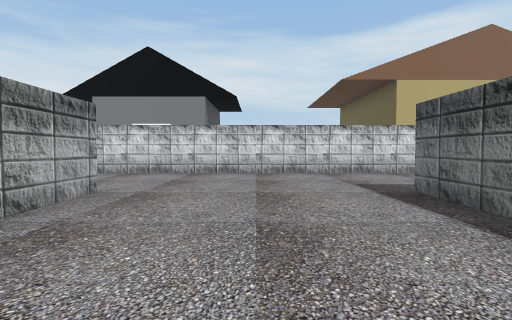
View 1 (above)

22 first-person views from a walk through a 3-D level made in the Unity game engine. The camera is 1.2 m above the floor, tilts 2° down and sees 85° across. The floor is counted in squares, 2 m on a side. Each view is taken from the middle of a square. On the plan, view 1 faces up. The plan holds only what a view shows up to about 9 squares ahead; the rest is blank. The place goes on beyond the plan. The player character is not drawn. Some surface patterns are stand-ins.

View 2
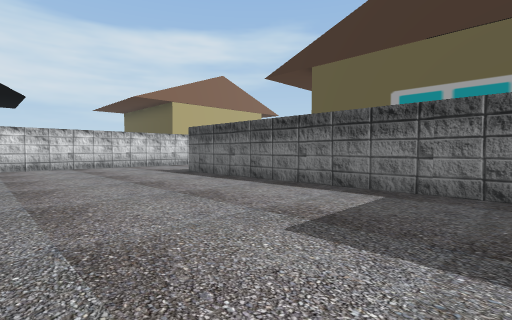

View 3
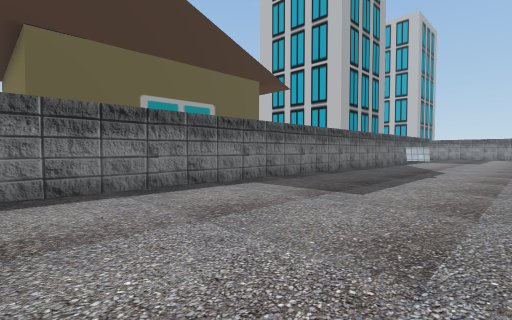

View 4
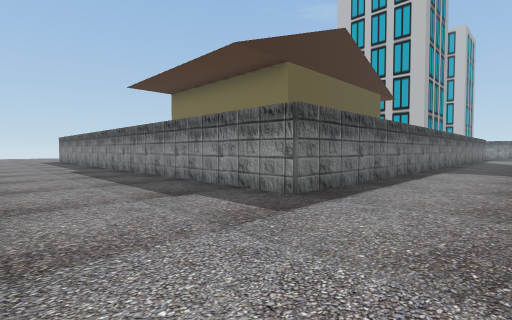

View 5
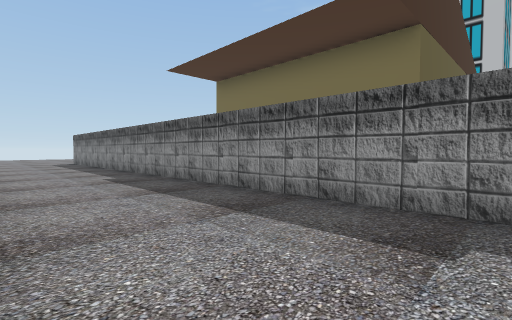

View 6
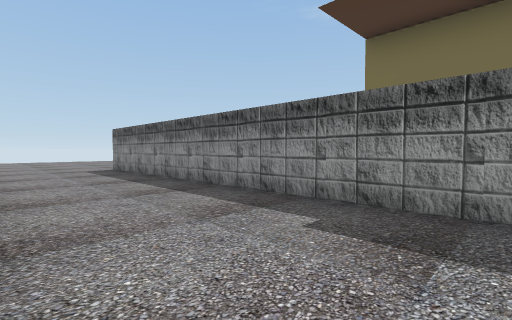

View 7
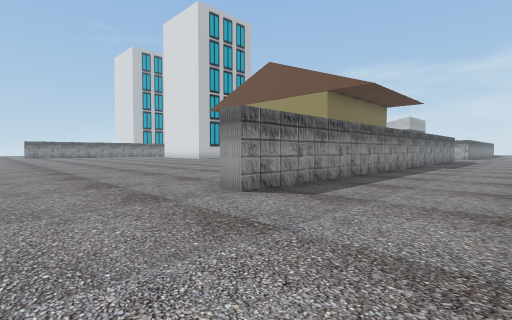

View 8
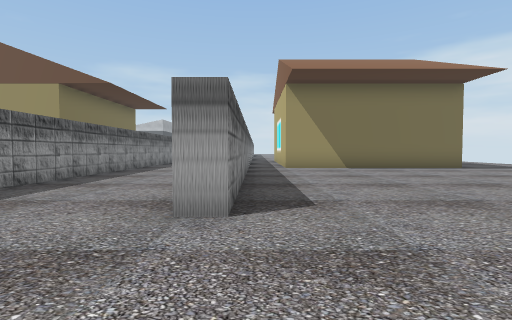

View 9
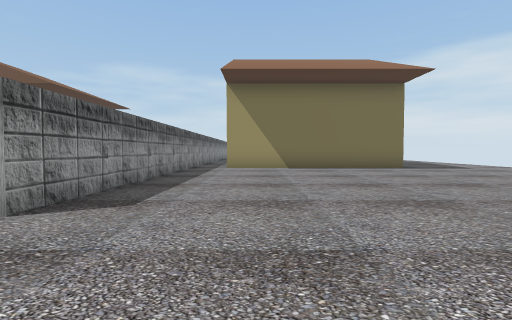

View 10
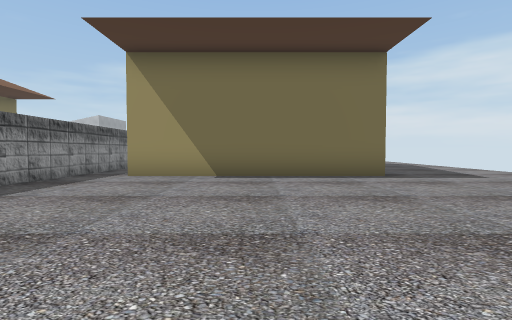

View 11
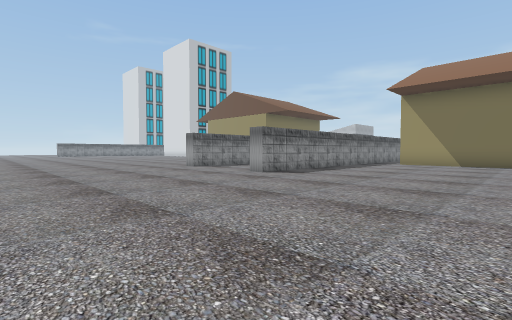

View 12
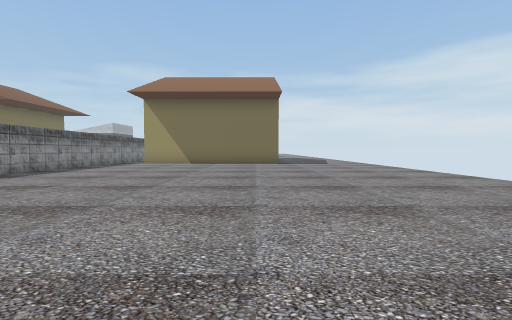

View 13
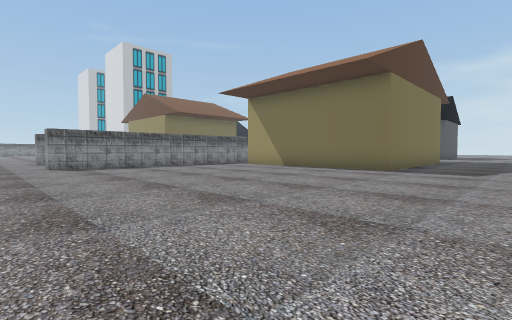

View 14
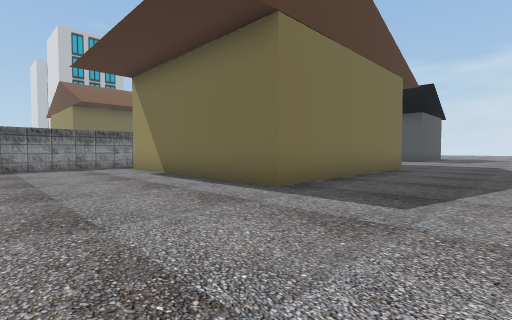

View 15
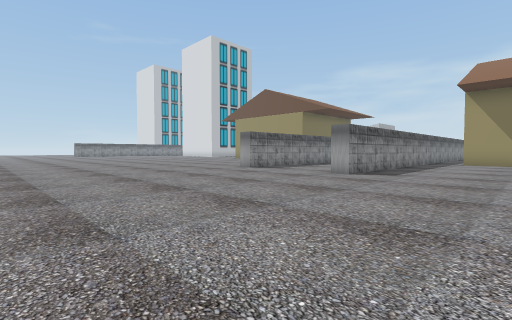

View 16
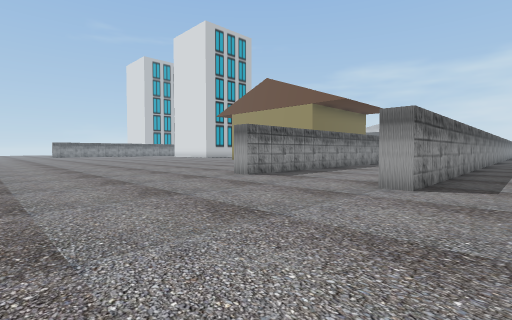

View 17
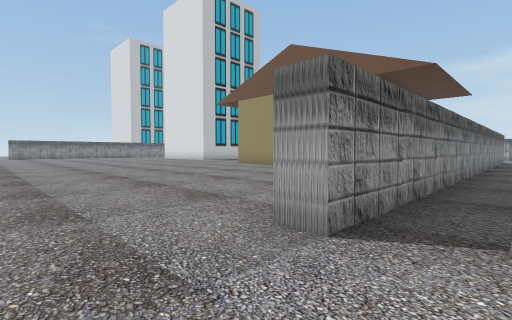

View 18
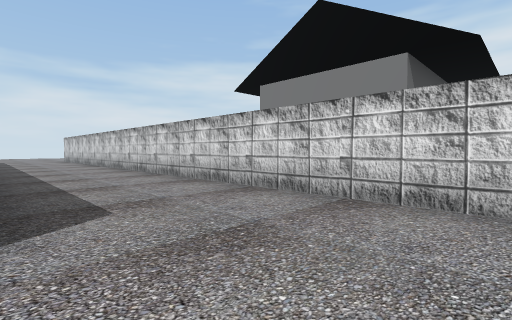

View 19
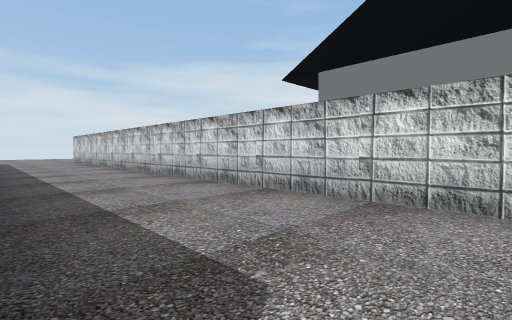

View 20
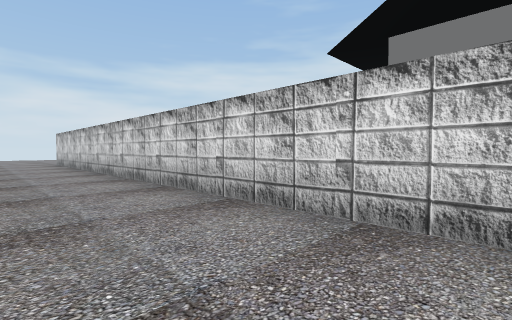

View 21
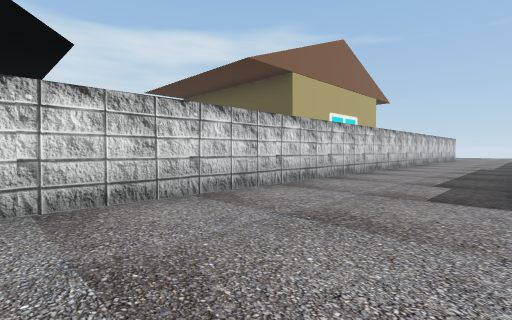

View 22
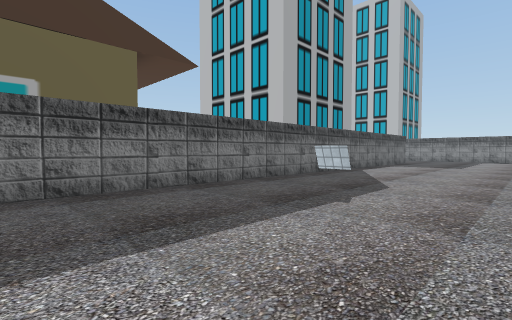

### Floor plan
Key: @ floor where view 1 was taken; # wall or solid block; . floor; = window, fence, low wall or low ledge; H house.
Columns run from 15 left of view 1 to 24 right of it. Each row starts with its distance up from view 1.
 18                     ...............
 17                   ..................
 16                   ...................
 15                    .HHHHHH............
 14              H           H.............
 13              H           H.............
 12              H           H.............
 11              H      H    H..............
 10           HHHH      H    H..............
  9                     HHHH H..............
  8  ################################.......
  7 ........................................
  6 ........................................
  5  .......................................
  4             #....################.......
  3             #....#             .........
  2              ....#            ..........
  1              ....#  HHHHHH   ..........
  0              ..@.#  H       ...........
 -1              ....#  H       .........
 -2              ....#  H       .........
 -3              ....#  H        ......
 -4              ....#  H         .....
 -5              ....#             ....
 -6              ..=.#              ..
 -7              ....#
 -8              ....#
 -9              ....#
-10              ....#
-11              ....#

Where each view was taken, in squares from view 1:
view 1: 0 up, 0 right, facing up
view 2: 3 down, 2 left, facing up-right
view 3: 2 up, 2 left, facing down-right
view 4: 7 up, 0 right, facing down-right
view 5: 7 up, 3 right, facing down-right
view 6: 7 up, 8 right, facing down-right
view 7: 7 up, 20 right, facing down-left
view 8: 8 up, 20 right, facing left
view 9: 10 up, 20 right, facing left
view 10: 12 up, 17 right, facing left
view 11: 13 up, 23 right, facing down-left
view 12: 14 up, 23 right, facing left
view 13: 18 up, 19 right, facing down-left
view 14: 18 up, 14 right, facing down-left
view 15: 11 up, 24 right, facing down-left
view 16: 9 up, 22 right, facing down-left
view 17: 5 up, 19 right, facing down-left
view 18: 4 up, 0 right, facing up-left
view 19: 4 up, 2 left, facing up-left
view 20: 5 up, 4 left, facing up-left
view 21: 4 up, 2 left, facing up-right
view 22: 2 down, 2 left, facing down-right
